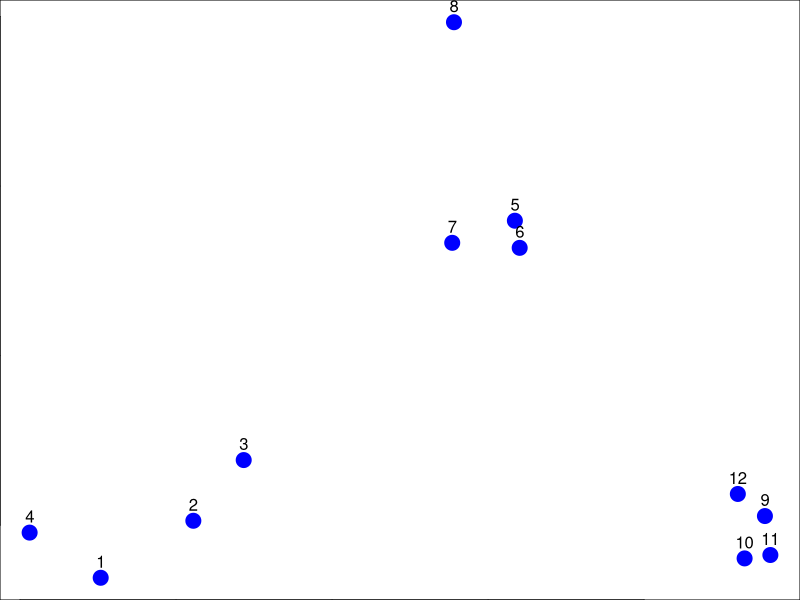
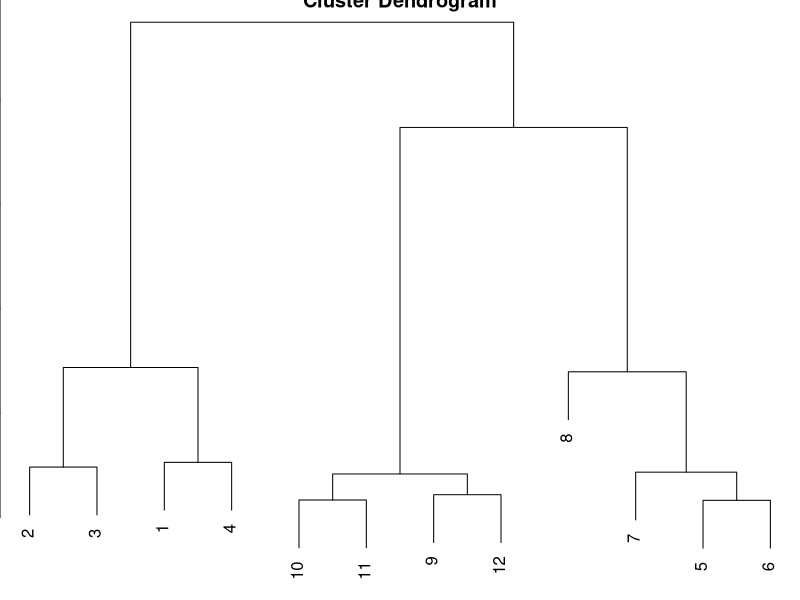
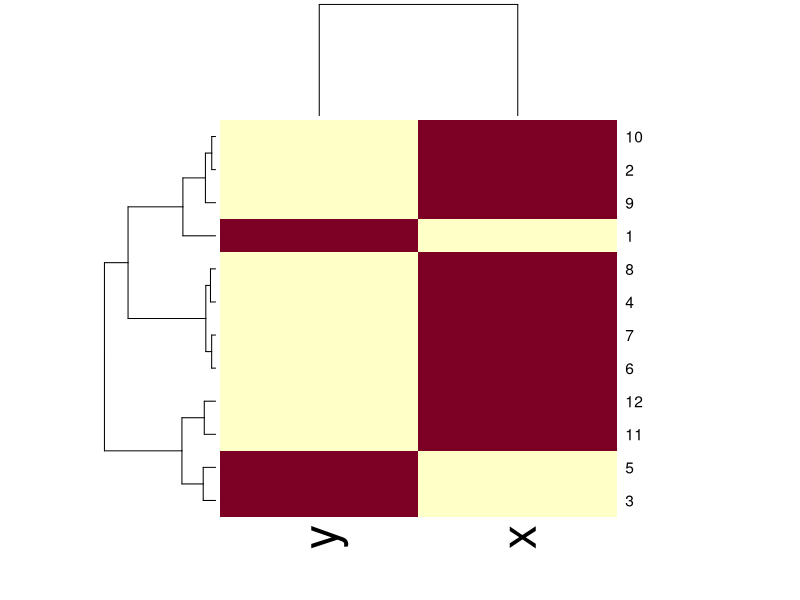
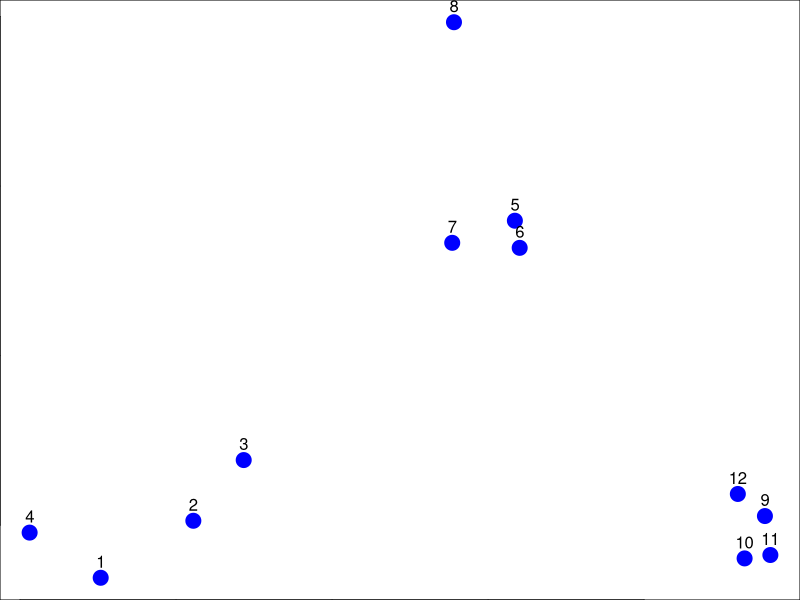

These figures' R source, in order: (Note: this script raises an error after producing the figures.)
#------------HIERARCHICAL CLUSTERING


#generate data
set.seed(1234)
x <- rnorm(12, mean=rep(1:3, each=4), sd =0.2)
y <- rnorm(12, mean=rep(c(1,2,1), each=4), sd =0.2)

#plot them
par(mar = c(0,0,0,0))
plot(x,y, col = "blue", pch=19, cex=2)
text(x,y,pos=3, labels=as.character(1:12))


#set data frame
dataFrame <- data.frame(x=x,y=y)

#calculate distances between points
distxy <- dist(dataFrame, method="euclidean")

#run clustering and plot
hClustering <- hclust(distxy)
plot(hClustering)


#hierarchical on rows and columns and table
dataFrame <- data.frame(x=x,y=y)
set.seed(143)
dataMatrix <- as.matrix(dataFrame)[sample(1:12),]
heatmap(dataMatrix)



#------------K-MEANS

#generate data
set.seed(1234)
x <- rnorm(12, mean=rep(1:3, each=4), sd =0.2)
y <- rnorm(12, mean=rep(c(1,2,1), each=4), sd =0.2)

#plot them
par(mar = c(0,0,0,0))
plot(x,y, col = "blue", pch=19, cex=2)
text(x,y,pos=3, labels=as.character(1:12))

#set data frame
dataFrame <- data.frame(x=x,y=y)

# Determine optimal number of clusters --> look for elbow in the diagram
wss <- (nrow(mydata)-1)*sum(apply(mydata,2,var))
for (i in 2:15) wss[i] <- sum(kmeans(mydata, centers=i)$withinss)
plot(1:15, wss, type="b", xlab="Number of Clusters",ylab="Within groups sum of squares")



#calculate clustering with 3 centers
kmeansObj <- kmeans(dataFrame, centers=3)
kmeansObj

#plot clustering and centroids
plot(x,y, col = kmeansObj$cluster, pch=19, cex=2)
points(kmeansObj$centers, col=1:3, pch=3, cex=3,lwd=3)


